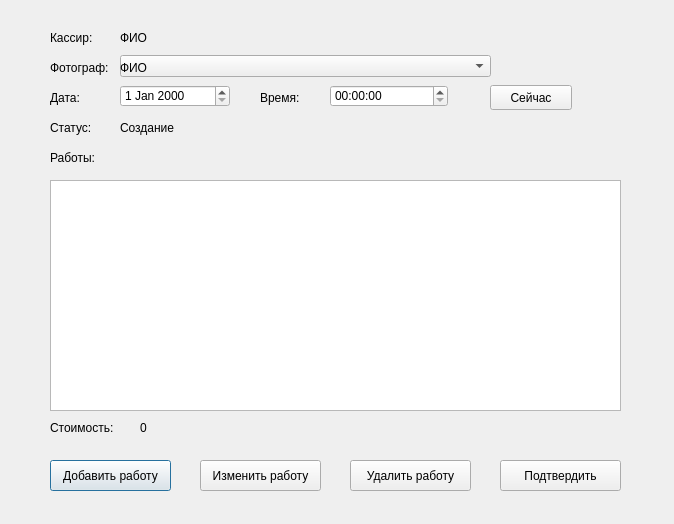
<?xml version="1.0" encoding="UTF-8"?>
<ui version="4.0">
 <class>AddCheckDialog</class>
 <widget class="QDialog" name="AddCheckDialog">
  <property name="geometry">
   <rect>
    <x>0</x>
    <y>0</y>
    <width>674</width>
    <height>524</height>
   </rect>
  </property>
  <property name="windowTitle">
   <string>Dialog</string>
  </property>
  <widget class="QLabel" name="label">
   <property name="geometry">
    <rect>
     <x>50</x>
     <y>30</y>
     <width>71</width>
     <height>16</height>
    </rect>
   </property>
   <property name="text">
    <string>Кассир: </string>
   </property>
  </widget>
  <widget class="QLabel" name="label_2">
   <property name="geometry">
    <rect>
     <x>50</x>
     <y>60</y>
     <width>71</width>
     <height>16</height>
    </rect>
   </property>
   <property name="text">
    <string>Фотограф: </string>
   </property>
  </widget>
  <widget class="QLabel" name="label_3">
   <property name="geometry">
    <rect>
     <x>50</x>
     <y>420</y>
     <width>71</width>
     <height>16</height>
    </rect>
   </property>
   <property name="text">
    <string>Стоимость:</string>
   </property>
  </widget>
  <widget class="QLabel" name="label_4">
   <property name="geometry">
    <rect>
     <x>50</x>
     <y>90</y>
     <width>41</width>
     <height>16</height>
    </rect>
   </property>
   <property name="text">
    <string>Дата:</string>
   </property>
  </widget>
  <widget class="QDateEdit" name="OutDE">
   <property name="geometry">
    <rect>
     <x>120</x>
     <y>85</y>
     <width>110</width>
     <height>22</height>
    </rect>
   </property>
  </widget>
  <widget class="QLabel" name="label_5">
   <property name="geometry">
    <rect>
     <x>260</x>
     <y>90</y>
     <width>41</width>
     <height>16</height>
    </rect>
   </property>
   <property name="text">
    <string>Время:</string>
   </property>
  </widget>
  <widget class="QTimeEdit" name="OutTE">
   <property name="geometry">
    <rect>
     <x>330</x>
     <y>85</y>
     <width>118</width>
     <height>22</height>
    </rect>
   </property>
  </widget>
  <widget class="QTableView" name="WorksTableView">
   <property name="geometry">
    <rect>
     <x>50</x>
     <y>180</y>
     <width>571</width>
     <height>231</height>
    </rect>
   </property>
  </widget>
  <widget class="QPushButton" name="AddWorkBtn">
   <property name="geometry">
    <rect>
     <x>50</x>
     <y>460</y>
     <width>121</width>
     <height>31</height>
    </rect>
   </property>
   <property name="text">
    <string>Добавить работу</string>
   </property>
  </widget>
  <widget class="QLabel" name="label_6">
   <property name="geometry">
    <rect>
     <x>50</x>
     <y>150</y>
     <width>71</width>
     <height>16</height>
    </rect>
   </property>
   <property name="text">
    <string>Работы:</string>
   </property>
  </widget>
  <widget class="QPushButton" name="EditWorkBtn">
   <property name="geometry">
    <rect>
     <x>200</x>
     <y>460</y>
     <width>121</width>
     <height>31</height>
    </rect>
   </property>
   <property name="text">
    <string>Изменить работу</string>
   </property>
  </widget>
  <widget class="QPushButton" name="RemoveWorkBtn">
   <property name="geometry">
    <rect>
     <x>350</x>
     <y>460</y>
     <width>121</width>
     <height>31</height>
    </rect>
   </property>
   <property name="text">
    <string>Удалить работу</string>
   </property>
  </widget>
  <widget class="QPushButton" name="AcceptCheck">
   <property name="geometry">
    <rect>
     <x>500</x>
     <y>460</y>
     <width>121</width>
     <height>31</height>
    </rect>
   </property>
   <property name="text">
    <string>Подтвердить</string>
   </property>
  </widget>
  <widget class="QLabel" name="CashierNameLabel">
   <property name="geometry">
    <rect>
     <x>120</x>
     <y>30</y>
     <width>371</width>
     <height>16</height>
    </rect>
   </property>
   <property name="text">
    <string>ФИО</string>
   </property>
  </widget>
  <widget class="QLabel" name="CostLabel">
   <property name="geometry">
    <rect>
     <x>140</x>
     <y>420</y>
     <width>371</width>
     <height>16</height>
    </rect>
   </property>
   <property name="text">
    <string>0</string>
   </property>
  </widget>
  <widget class="QComboBox" name="PhotographerNameCB">
   <property name="geometry">
    <rect>
     <x>120</x>
     <y>55</y>
     <width>371</width>
     <height>22</height>
    </rect>
   </property>
  </widget>
  <widget class="QLabel" name="StatusNameLbl">
   <property name="geometry">
    <rect>
     <x>120</x>
     <y>120</y>
     <width>371</width>
     <height>16</height>
    </rect>
   </property>
   <property name="text">
    <string>Создание</string>
   </property>
  </widget>
  <widget class="QLabel" name="label_7">
   <property name="geometry">
    <rect>
     <x>50</x>
     <y>120</y>
     <width>71</width>
     <height>16</height>
    </rect>
   </property>
   <property name="text">
    <string>Статус:</string>
   </property>
  </widget>
  <widget class="QPushButton" name="NowBtn">
   <property name="geometry">
    <rect>
     <x>490</x>
     <y>85</y>
     <width>82</width>
     <height>25</height>
    </rect>
   </property>
   <property name="text">
    <string>Сейчас</string>
   </property>
  </widget>
  <widget class="QLabel" name="PhotographerNameLabel">
   <property name="geometry">
    <rect>
     <x>120</x>
     <y>60</y>
     <width>371</width>
     <height>16</height>
    </rect>
   </property>
   <property name="text">
    <string>ФИО</string>
   </property>
  </widget>
 </widget>
 <resources/>
 <connections/>
</ui>
